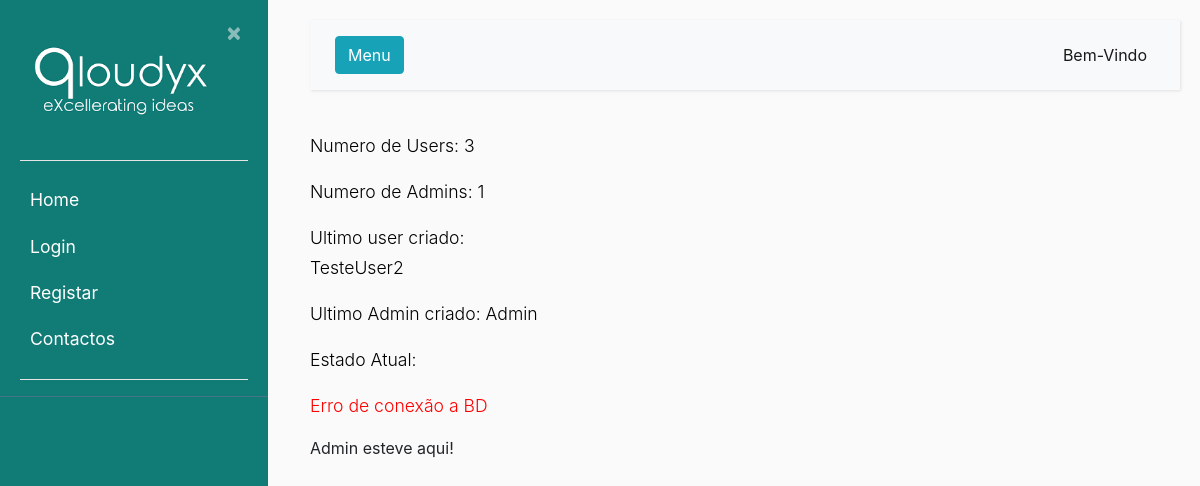
The page / on the database its author committed.
### ticket/models.py (models this page shows, shortened)
class Usuarios(AbstractBaseUser):
    nome = models.CharField(max_length=100, unique=True)
    email = models.EmailField()
    foto = models.ImageField(null=True, blank=True, upload_to='users/uploads/fotos')
    descricao = models.CharField(max_length=250, null=True)
    EscolhasRole = {
    ("QLOUDYX", "Qloudyx"),
    ("OPERADOR", "Operador"),
    ("CLIENTE", "Cliente"),
    }
    role = models.CharField(max_length=50,choices= EscolhasRole)
    entidade = models.ForeignKey(Entidades, on_delete=models.CASCADE)
    telefone = PhoneNumberField(null=True, blank=False, unique=True)
    date_of_birth = models.DateField()
    is_active = models.BooleanField(default=True)
    is_admin = models.BooleanField(default=False)
    objects = MyUserManager()
    USERNAME_FIELD = 'nome'
    REQUIRED_FIELDS = ['date_of_birth','email']
    def __str__(self):
        return self.nome

class Estado(models.Model):
    estado = models.CharField(max_length=20)
    cor = models.CharField(max_length=30)
    font_color = models.CharField(max_length=30)
    descricao = models.CharField(max_length=300)

### ticket/views.py (the view)
# urls.py: path("", views.index, name="ticket-home"),
def index(request):
    listauser = Usuarios.objects.count()
    lastuser = Usuarios.objects.last()
    corEstado = Estado.objects.filter(cor='Vermelha')
    corEstado = corEstado.last()
    filtro = Usuarios.objects.filter(nome="Admin")
    lastadmin = filtro.last()
    listaadmin = filtro.count()
    return render(request, 'ticket/home.html', context=
        {
            "listaadmin":listaadmin,
            "listauser":listauser,
            "lastadmin":lastadmin,
            "lastuser":lastuser,
            "corEstado":corEstado,
        })

### ticket/templates/ticket/home.html
{% extends "ticket/base.html" %}
{% block content %}
<p>Numero de Users:
    {{ listauser }}
</p>
<p>Numero de Admins:
    {{ listaadmin }}
</p>
<p> Ultimo user criado:
    {{ lastuser }}
</p>
<p> Ultimo Admin criado:
    {{ lastadmin }}
</p>
<p>Estado Atual:
    <p style = "color:{{corEstado.font_color}}">{{corEstado.estado}}</p>
</p>
{% if listaadmin %}
        Admin esteve aqui!
{% endif %}
{% endblock content %}

### ticket/static/ticket/main.css (style rules this page uses)
body { background: #fafafa; }
p { font-size: 1.1em; font-weight: 300; line-height: 1.7em; max-width: 250px; color: black; display:block; text-align: left; }

### rows shown on the page
Usuarios: nome "TesteUser2"
Usuarios: nome "Admin"
Estado: estado "Erro de conexão a BD"

### other values the page prints
{{ listauser }} "3"
{{ listaadmin }} "1"
